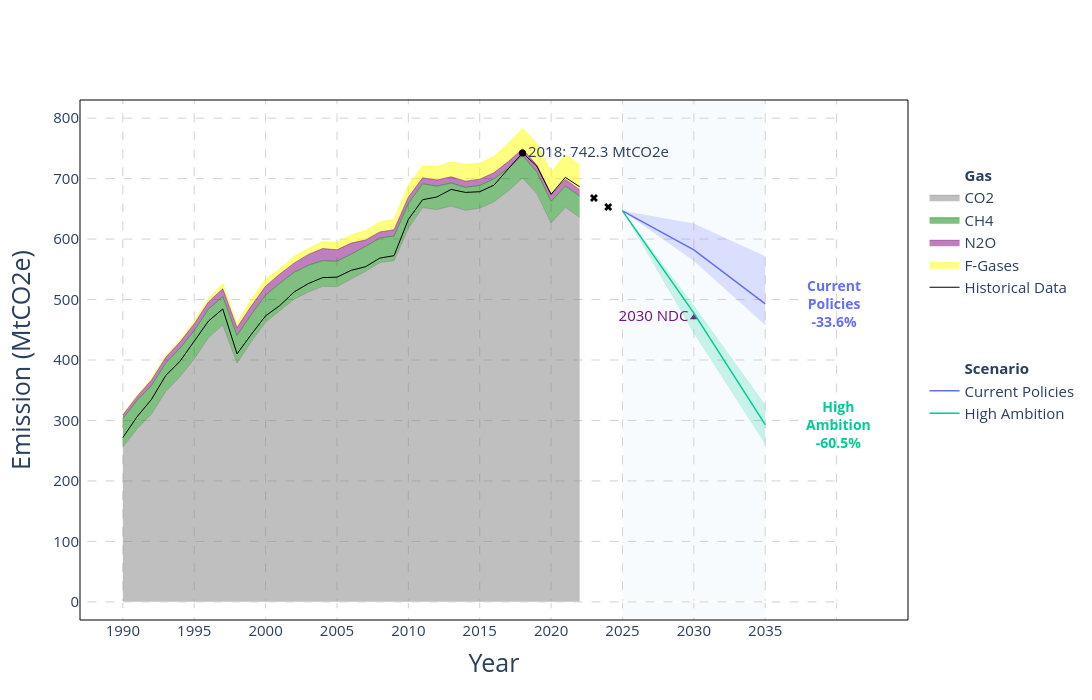

Here is the notebook cell this chart was saved with:
### Code cell
# ============================
# Figure 1: Total emissions with bands & annotations
# ============================
fig = go.Figure()
add_gas_stack(fig, dfHistGas)

# NDC marker (60% of 2018 at 2030)
fig.add_trace(go.Scatter(
    x=[2030], y=[783.8 * 0.6],
    mode='markers+text',
    marker=dict(color='#750D86', size=7, symbol='triangle-up'),
    text='2030 NDC', textposition="middle left",
    textfont=dict(size=15, color="#750D86"),
    showlegend=False
))
# 2018 reference
fig.add_trace(go.Scatter(
    x=[2018], y=[EMISS_2018],
    mode='markers+text',
    marker=dict(color='black', size=7),
    text=f'2018: {EMISS_2018} MtCO2e',
    textposition='middle right',
    textfont=dict(size=15),
    showlegend=False
))
# Historical net line
fig.add_trace(go.Scatter(
    x=dfHistNet["Year"], y=dfHistNet["NetMt"],
    mode='lines', name='Historical Data',
    line=dict(color='black', width=1)
))

fig.add_trace(go.Scatter(
    x=[2023, 2024],
    y=[666.3 + 1.5, 651.4 + 1.5],
    mode='markers',                          # only points
    # name='Net (Provisional)',            # shows in legend
    marker=dict(color='black', size=7, symbol='x'),
    showlegend=False
))

# Scenario lines + bands
add_scenario_lines(fig, dfOut, "Current-Policies-Med", "High-Ambition-Med", start_year=2025)
add_scenario_bands(fig, dfOut, "Current-Policies-Low", "Current-Policies-High", fillcolor='rgba(99,110,250,0.2)')
add_scenario_bands(fig, dfOut, "High-Ambition-Low", "High-Ambition-High", fillcolor='rgba(0,204,150,0.2)')

# Layout & grid
style_axes(fig, x_range=[1987, 2045], y_range=[-30, 830],
            x_ticks=list(range(1990, 2040, 5)),
            y_ticks=list(range(0, 801, 100)))
# highlight 2025–2035
fig.add_vrect(x0=2025, x1=2035, fillcolor="LightBlue", opacity=0.1, layer="below", line_width=0)
# border
fig.add_shape(type="rect", xref="paper", yref="paper",
                x0=0, x1=1, y0=0, y1=1, line=dict(color="black", width=1), layer="above")
# grid
add_grid(fig, 1985, 2040, -100, 900)

# Reduction annotations at 2035
x_center = 2040
fig.add_annotation(x=x_center - 0.15, y=cp_med_2035,
                    text=f"<b>Current<br>Policies<br>-{red_cp:.1f}%</b>",
                    showarrow=False, font=dict(size=14, color="#636EFA"))
fig.add_annotation(x=x_center + 0.15, y=ep_med_2035,
                    text=f"<b>High<br>Ambition<br>-{red_ep:.1f}%</b>",
                    showarrow=False, font=dict(size=14, color="#00CC96"))

# pio.write_image(fig, FIG_TOTAL, width=1200, height=700, scale=2)
fig

### Figure 1 — Plotly figure (JSON) as saved in the notebook; plotly's stock layout.template omitted (floating-point values rounded to 4 significant figures)
{"data": [{"hoverinfo": "skip", "line": {"color": "rgba(0,0,0,0)"}, "mode": "lines", "name": "<br><br><br><b>Gas</b>", "showlegend": true, "type": "scatter", "x": [null], "y": [null]}, {"fill": "tozeroy", "line": {"color": "grey", "width": 0.5}, "mode": "lines", "name": "CO2", "type": "scatter", "x": [1990, 1991, 1992, 1993, 1994, 1995, 1996, 1997, 1998, 1999, 2000, 2001, 2002, 2003, 2004, 2005, 2006, 2007, 2008, 2009, 2010, 2011, 2012, 2013, 2014, 2015, 2016, 2017, 2018, 2019, 2020, 2021, 2022], "y": [256.2, 286.2, 310.4, 347.7, 372.2, 401.7, 437.1, 457.9, 395.0, 430.5, 462.6, 482.3, 500.5, 512.5, 521.9, 521.3, 533.4, 546.7, 561.1, 564.3, 618.0, 652.0, 648.7, 654.7, 647.5, 651.1, 661.8, 679.6, 701.1, 675.2, 626.7, 652.5, 635.8]}, {"fill": "tonexty", "line": {"color": "green", "width": 0.5}, "mode": "lines", "name": "CH4", "type": "scatter", "x": [1990, 1991, 1992, 1993, 1994, 1995, 1996, 1997, 1998, 1999, 2000, 2001, 2002, 2003, 2004, 2005, 2006, 2007, 2008, 2009, 2010, 2011, 2012, 2013, 2014, 2015, 2016, 2017, 2018, 2019, 2020, 2021, 2022], "y": [303.0, 333.3, 357.6, 394.9, 419.5, 448.8, 484.1, 505.0, 440.6, 475.4, 507.3, 527.2, 545.0, 556.8, 564.3, 563.4, 575.3, 587.8, 601.8, 605.0, 658.7, 691.5, 687.5, 692.8, 685.5, 688.9, 699.4, 717.5, 738.2, 711.1, 662.3, 687.8, 671.0]}, {"fill": "tonexty", "line": {"color": "purple", "width": 0.5}, "mode": "lines", "name": "N2O", "type": "scatter", "x": [1990, 1991, 1992, 1993, 1994, 1995, 1996, 1997, 1998, 1999, 2000, 2001, 2002, 2003, 2004, 2005, 2006, 2007, 2008, 2009, 2010, 2011, 2012, 2013, 2014, 2015, 2016, 2017, 2018, 2019, 2020, 2021, 2022], "y": [309.4, 340.1, 366.5, 404.2, 429.6, 459.7, 496.0, 517.8, 453.6, 489.3, 522.1, 542.3, 560.2, 574.6, 584.3, 582.2, 593.3, 598.4, 611.8, 615.3, 669.3, 701.2, 697.7, 703.0, 695.7, 699.0, 709.7, 728.1, 749.1, 722.1, 673.0, 698.6, 681.7]}, {"fill": "tonexty", "line": {"color": "yellow", "width": 0.5}, "mode": "lines", "name": "F-Gases", "type": "scatter", "x": [1990, 1991, 1992, 1993, 1994, 1995, 1996, 1997, 1998, 1999, 2000, 2001, 2002, 2003, 2004, 2005, 2006, 2007, 2008, 2009, 2010, 2011, 2012, 2013, 2014, 2015, 2016, 2017, 2018, 2019, 2020, 2021, 2022], "y": [310.6, 341.2, 368.8, 406.8, 432.8, 464.5, 501.1, 526.1, 460.2, 500.6, 533.5, 550.8, 571.0, 584.5, 595.8, 594.4, 607.0, 613.6, 628.4, 632.3, 689.4, 721.1, 719.4, 727.6, 723.5, 725.3, 736.7, 758.3, 782.9, 758.2, 710.8, 739.2, 722.6]}, {"marker": {"color": "#750D86", "size": 7, "symbol": "triangle-up"}, "mode": "markers+text", "showlegend": false, "text": "2030 NDC", "textfont": {"color": "#750D86", "size": 15}, "textposition": "middle left", "type": "scatter", "x": [2030], "y": [470.3]}, {"marker": {"color": "black", "size": 7}, "mode": "markers+text", "showlegend": false, "text": "2018: 742.3 MtCO2e", "textfont": {"size": 15}, "textposition": "middle right", "type": "scatter", "x": [2018], "y": [742.3]}, {"line": {"color": "black", "width": 1}, "mode": "lines", "name": "Historical Data", "type": "scatter", "x": [1990, 1991, 1992, 1993, 1994, 1995, 1996, 1997, 1998, 1999, 2000, 2001, 2002, 2003, 2004, 2005, 2006, 2007, 2008, 2009, 2010, 2011, 2012, 2013, 2014, 2015, 2016, 2017, 2018, 2019, 2020, 2021, 2022], "y": [271.6, 306.2, 334.6, 374.2, 397.8, 431.2, 464.4, 484.4, 410.2, 442.3, 473.1, 490.1, 512.6, 526.4, 536.3, 536.9, 548.3, 554.3, 568.5, 572.6, 632.4, 665.1, 669.7, 682.1, 677.2, 678.3, 689.2, 716.3, 742.3, 720.7, 674.1, 702.0, 686.5]}, {"marker": {"color": "black", "size": 7, "symbol": "x"}, "mode": "markers", "showlegend": false, "type": "scatter", "x": [2023, 2024], "y": [667.8, 652.9]}, {"hoverinfo": "skip", "line": {"color": "rgba(0,0,0,0)"}, "mode": "lines", "name": "<br><br><br><b>Scenario</b>", "showlegend": true, "type": "scatter", "x": [null], "y": [null]}, {"line": {"color": "#636EFA", "width": 1.5}, "mode": "lines", "name": "Current Policies", "type": "scatter", "x": [2025, 2030, 2035], "y": [646.6, 582.1, 492.9]}, {"line": {"color": "#00CC96", "width": 1.5}, "mode": "lines", "name": "High Ambition", "type": "scatter", "x": [2025, 2030, 2035], "y": [646.6, 477.5, 293.2]}, {"fill": "toself", "fillcolor": "rgba(99,110,250,0.2)", "hoverinfo": "skip", "line": {"color": "rgba(255,255,255,0)"}, "showlegend": false, "type": "scatter", "x": [1975, 1990, 2005, 2010, 2015, 2020, 2025, 2030, 2035, 2035, 2030, 2025, 2020, 2015, 2010, 2005, 1990, 1975], "y": [54.59, 295.2, 531.3, 637.7, 703.0, 670.9, 646.6, 625.6, 571.6, 458.0, 563.6, 646.6, 670.9, 703.0, 637.7, 531.3, 295.2, 54.59]}, {"fill": "toself", "fillcolor": "rgba(0,204,150,0.2)", "hoverinfo": "skip", "line": {"color": "rgba(255,255,255,0)"}, "showlegend": false, "type": "scatter", "x": [1975, 1990, 2005, 2010, 2015, 2020, 2025, 2030, 2035, 2035, 2030, 2025, 2020, 2015, 2010, 2005, 1990, 1975], "y": [54.59, 295.2, 531.3, 637.7, 703.0, 670.9, 646.6, 490.7, 325.9, 260.4, 443.9, 646.6, 670.9, 703.0, 637.7, 531.3, 295.2, 54.59]}], "layout": {"annotations": [{"font": {"color": "#636EFA", "size": 14}, "showarrow": false, "text": "<b>Current<br>Policies<br>-33.6%</b>", "x": 2040.0, "y": 492.9}, {"font": {"color": "#00CC96", "size": 14}, "showarrow": false, "text": "<b>High<br>Ambition<br>-60.5%</b>", "x": 2040.0, "y": 293.2}], "height": 700, "legend": {"font": {"size": 15}, "title": {"text": ""}, "traceorder": "normal"}, "plot_bgcolor": "rgba(0,0,0,0)", "shapes": [{"fillcolor": "LightBlue", "layer": "below", "line": {"width": 0}, "opacity": 0.1, "type": "rect", "x0": 2025, "x1": 2035, "xref": "x", "y0": 0, "y1": 1, "yref": "y domain"}, {"layer": "above", "line": {"color": "black", "width": 1}, "type": "rect", "x0": 0, "x1": 1, "xref": "paper", "y0": 0, "y1": 1, "yref": "paper"}, {"layer": "below", "line": {"color": "LightGrey", "dash": "dash", "width": 1}, "type": "line", "x0": 1985, "x1": 1985, "y0": -100, "y1": 900}, {"layer": "below", "line": {"color": "LightGrey", "dash": "dash", "width": 1}, "type": "line", "x0": 1990, "x1": 1990, "y0": -100, "y1": 900}, {"layer": "below", "line": {"color": "LightGrey", "dash": "dash", "width": 1}, "type": "line", "x0": 1995, "x1": 1995, "y0": -100, "y1": 900}, {"layer": "below", "line": {"color": "LightGrey", "dash": "dash", "width": 1}, "type": "line", "x0": 2000, "x1": 2000, "y0": -100, "y1": 900}, {"layer": "below", "line": {"color": "LightGrey", "dash": "dash", "width": 1}, "type": "line", "x0": 2005, "x1": 2005, "y0": -100, "y1": 900}, {"layer": "below", "line": {"color": "LightGrey", "dash": "dash", "width": 1}, "type": "line", "x0": 2010, "x1": 2010, "y0": -100, "y1": 900}, {"layer": "below", "line": {"color": "LightGrey", "dash": "dash", "width": 1}, "type": "line", "x0": 2015, "x1": 2015, "y0": -100, "y1": 900}, {"layer": "below", "line": {"color": "LightGrey", "dash": "dash", "width": 1}, "type": "line", "x0": 2020, "x1": 2020, "y0": -100, "y1": 900}, {"layer": "below", "line": {"color": "LightGrey", "dash": "dash", "width": 1}, "type": "line", "x0": 2025, "x1": 2025, "y0": -100, "y1": 900}, {"layer": "below", "line": {"color": "LightGrey", "dash": "dash", "width": 1}, "type": "line", "x0": 2030, "x1": 2030, "y0": -100, "y1": 900}, {"layer": "below", "line": {"color": "LightGrey", "dash": "dash", "width": 1}, "type": "line", "x0": 2035, "x1": 2035, "y0": -100, "y1": 900}, {"layer": "below", "line": {"color": "LightGrey", "dash": "dash", "width": 1}, "type": "line", "x0": 2040, "x1": 2040, "y0": -100, "y1": 900}, {"layer": "below", "line": {"color": "LightGrey", "dash": "dash", "width": 1}, "type": "line", "x0": 1985, "x1": 2040, "y0": -100, "y1": -100}, {"layer": "below", "line": {"color": "LightGrey", "dash": "dash", "width": 1}, "type": "line", "x0": 1985, "x1": 2040, "y0": 0, "y1": 0}, {"layer": "below", "line": {"color": "LightGrey", "dash": "dash", "width": 1}, "type": "line", "x0": 1985, "x1": 2040, "y0": 100, "y1": 100}, {"layer": "below", "line": {"color": "LightGrey", "dash": "dash", "width": 1}, "type": "line", "x0": 1985, "x1": 2040, "y0": 200, "y1": 200}, {"layer": "below", "line": {"color": "LightGrey", "dash": "dash", "width": 1}, "type": "line", "x0": 1985, "x1": 2040, "y0": 300, "y1": 300}, {"layer": "below", "line": {"color": "LightGrey", "dash": "dash", "width": 1}, "type": "line", "x0": 1985, "x1": 2040, "y0": 400, "y1": 400}, {"layer": "below", "line": {"color": "LightGrey", "dash": "dash", "width": 1}, "type": "line", "x0": 1985, "x1": 2040, "y0": 500, "y1": 500}, {"layer": "below", "line": {"color": "LightGrey", "dash": "dash", "width": 1}, "type": "line", "x0": 1985, "x1": 2040, "y0": 600, "y1": 600}, {"layer": "below", "line": {"color": "LightGrey", "dash": "dash", "width": 1}, "type": "line", "x0": 1985, "x1": 2040, "y0": 700, "y1": 700}, {"layer": "below", "line": {"color": "LightGrey", "dash": "dash", "width": 1}, "type": "line", "x0": 1985, "x1": 2040, "y0": 800, "y1": 800}, {"layer": "below", "line": {"color": "LightGrey", "dash": "dash", "width": 1}, "type": "line", "x0": 1985, "x1": 2040, "y0": 900, "y1": 900}, {"layer": "above", "line": {"color": "LightGrey", "dash": "dash", "width": 1}, "type": "line", "x0": 1985, "x1": 2040, "y0": 0, "y1": 0}], "width": 1200, "xaxis": {"range": [1987, 2045], "showgrid": false, "tickfont": {"size": 15}, "tickvals": [1990, 1995, 2000, 2005, 2010, 2015, 2020, 2025, 2030, 2035], "title": {"font": {"size": 25}, "text": "Year"}}, "yaxis": {"range": [-30, 830], "showgrid": false, "tickfont": {"size": 15}, "tickvals": [0, 100, 200, 300, 400, 500, 600, 700, 800], "title": {"font": {"size": 25}, "text": "Emission (MtCO2e)"}}}}
